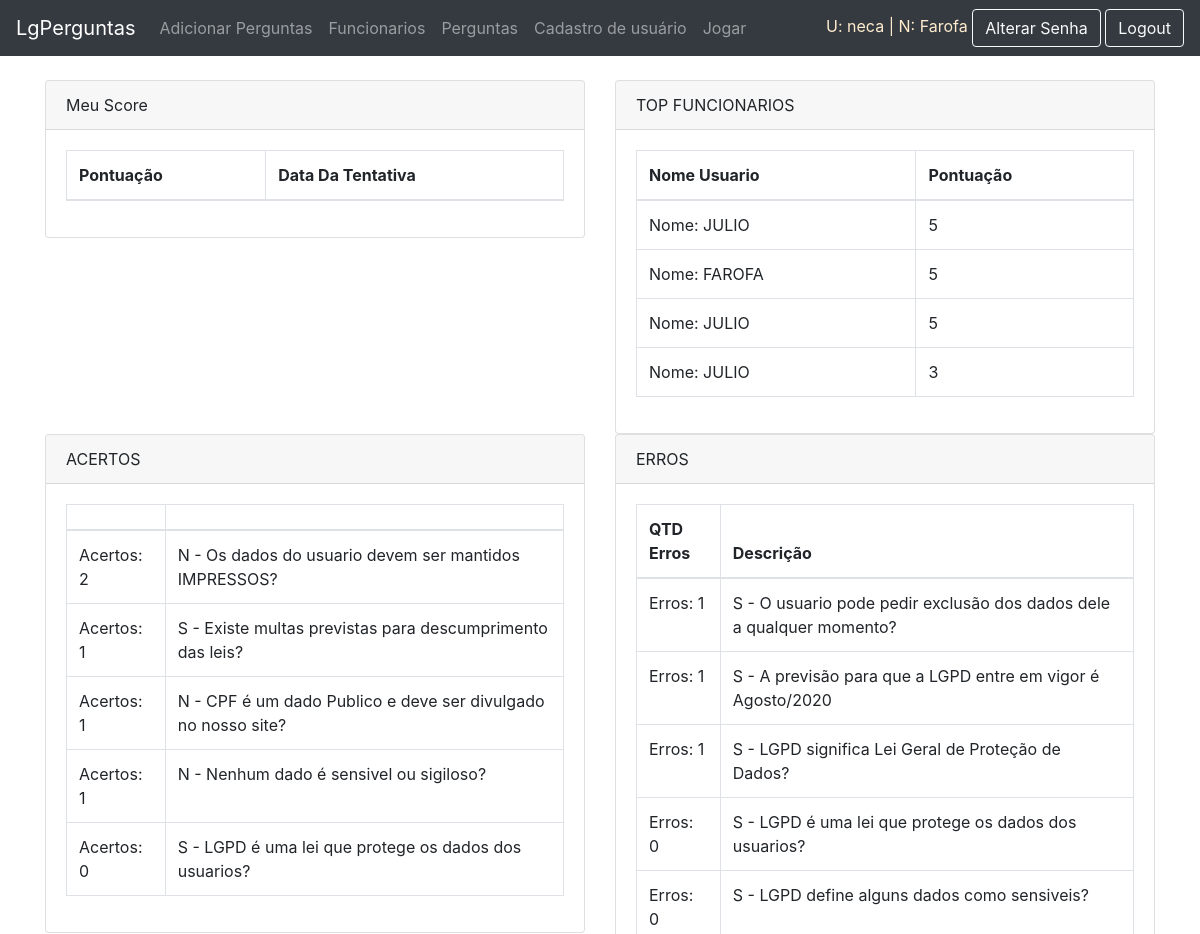
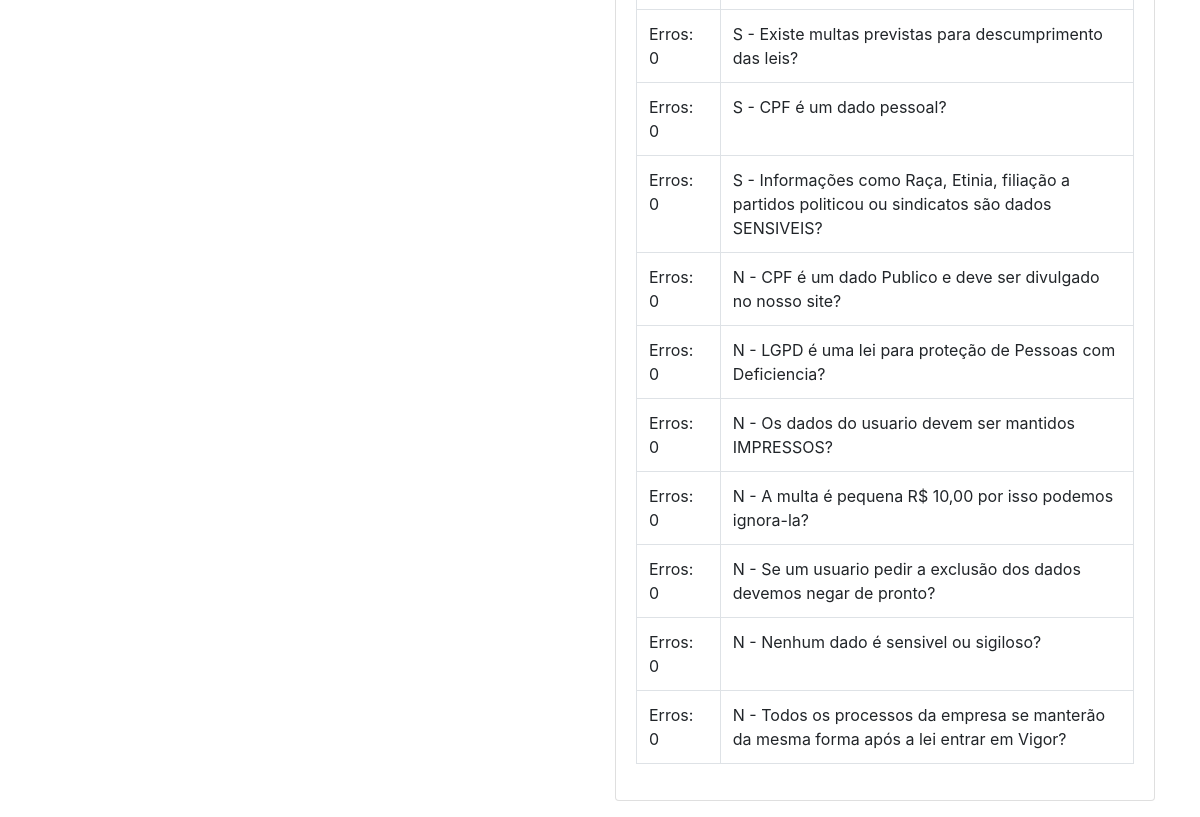
The app's page / (signed in) with its own data (2 pictures, top to bottom).
### app/models.py (models this page shows)
class AuthUser(models.Model):
    password = models.CharField(max_length=128)
    last_login = models.DateTimeField(blank=True, null=True)
    is_superuser = models.BooleanField()
    username = models.CharField(unique=True, max_length=150)
    first_name = models.CharField(max_length=128)
    email = models.CharField(max_length=254)
    is_staff = models.BooleanField()
    is_active = models.BooleanField()
    date_joined = models.DateTimeField(auto_now=True)
    last_name = models.CharField(max_length=150)
    class Meta:
        managed = False
        db_table = 'auth_user'

class Jogo(models.Model):
    jogador = models.IntegerField()
    nome_jogador = models.CharField(max_length=254, default="test")
    usuario = models.ForeignKey(AuthUser, models.DO_NOTHING,related_name="ex4")
    empresa = models.ForeignKey(AuthUser, models.DO_NOTHING,related_name="ex5")
    pontuacao = models.IntegerField()
    data_jogo = models.DateTimeField(auto_now=True)

class PerguntaSimples (models.Model):
    empresa = models.ForeignKey(AuthUser, models.DO_NOTHING)
    descricao = models.CharField(max_length=254)
    resposta =  models.BooleanField()
    acertos = models.IntegerField(default = 0)
    erros = models.IntegerField(default = 0)

### app/views.py (the view, shortened to what this page needs)
# urls.py: 2. Add a URL to urlpatterns:  path('', views.home, name='home')
@login_required(login_url='/login/')
def home(request):
    data = {}
    try:
        data['usuarios']= AuthUser.objects.filter(id=request.user.id)
        usuario = AuthUser.objects.get(id=request.user.id)
    except:
        None
    if request.user.is_superuser and request.user.is_staff:
        try:
            data['acertos']= PerguntaSimples.objects.filter(empresa = usuario).order_by('-acertos')[:5]
            data['erros']=PerguntaSimples.objects.filter(empresa = usuario).order_by('-erros')
            data['melhores']=Jogo.objects.filter(empresa = usuario).order_by('-pontuacao')[:5]
        except:
            None
    try:
        data['score']=Jogo.objects.filter(usuario=usuario).order_by('-pontuacao')
    except:
            None
    return render(request, 'home.html',data)

### app/templates/home.html (shortened to what this page needs)
{% extends 'template.html' %}
{% block content %}
<div class="container" style="margin-top: 10vh;">
	<div class="row">
		<div class="col-md-12 box-container">
			<form action="">
				<div class="form-group">
					<div class="row">
						<div class="col-md-6">
							<div class="card">
								<div class="card-header">
									Meu Score
								</div>
								<div class="card-body">
									<table data-toggle="table" class="table table-bordered">
										<thead>
											<tr>
												<th>Pontuação</th>
												<th>Data Da Tentativa</th>
											</tr>
										</thead>
									</table>
								</div>
							</div>
						</div>
					{% if user.is_staff%}
						<div class="col-md-6">
							<div class="card">
								<div class="card-header">
									TOP FUNCIONARIOS
								</div>
								<div class="card-body">
									<table data-toggle="table" class="table table-bordered">
										<thead>
											<tr>
												<th>Nome Usuario</th>
                                                <th>Pontuação</th>
											</tr>
										</thead>
										<tbody>
											{% for item in melhores %}
											<tr>
												<td>
													Nome: {{item.usuario.first_name}}
												</td>
												<td>
													{{item.pontuacao}}
												</td>
											</tr>
											{% endfor %}
										</tbody>
									</table>
								</div>
							</div>
						</div>
					</div>
					<div class="row">
						<div class="col-md-6">
							<div class="card">
								<div class="card-header">
									ACERTOS
								</div>
								<div class="card-body">
									<table data-toggle="table" class="table table-bordered">
										<thead>
											<tr>
												<th></th>
												<th></th>
											</tr>
										</thead>
										<tbody>
											{% for item in acertos %}
											<tr>
												<td>Acertos: {{item.acertos}}</td>
												<td>{{item.descricao}}</td>
											</tr>
											{% endfor %}
										</tbody>
									</table>
								</div>
							</div>
						</div>
						<div class="col-md-6">
							<div class="card">
								<div class="card-header">
                                    ERROS
                                </div>
								<div class="card-body">
									<table data-toggle="table" class="table table-bordered">
										<thead>
											<tr>
												<th>QTD Erros</th>
												<th>Descrição</th>
											</tr>
										</thead>
										<tbody>
											{% for item in erros %}
											<tr>
												<td>Erros: {{item.erros}} </td>
												<td>{{item.descricao}}</td>
											</tr>
											{% endfor %}
										</tbody>
									</table>
								</div>
							</div>
						</div>
					</div>
					{%endif%}
				</div>
			</form>
		</div>
	</div>
</div>
{% endblock %}

### app/templates/template.html (shortened to what this page needs)
<!doctype html>
<html lang="en">
  <head>
    <link rel="stylesheet" href="https://stackpath.bootstrapcdn.com/bootstrap/4.4.1/css/bootstrap.min.css">
    <link rel="stylesheet" href="https://unpkg.com/bootstrap-table@1.16.0/dist/bootstrap-table.min.css">
  </head>
  <body>
    <nav class="navbar navbar-expand-lg navbar-dark bg-dark mb-3  fixed-top">
  <a class="navbar-brand" href="/">LgPerguntas</a>
  <div class="collapse navbar-collapse" id="navbarSupportedContent">
    <ul class="navbar-nav mr-auto">
      {% if user.is_authenticated %}
        {% if user.is_superuser %}
      <li class="nav-item dropdown">
        <a class="nav-link" href="/perguntas/cadastrar">Adicionar Perguntas</a>
      </li>
        {%endif%}
      {% if user.is_superuser or user.is_staff %}
      <li>
        <a class="nav-link" href="/funcionarios/">Funcionarios</a>
      </li>
      <li>
        <a class="nav-link" href="/perguntas/">Perguntas</a>
      </li>
      <li>
        <a class="nav-link" href="/registro/">Cadastro de usuário</a>
      </li>
      {%endif%}
      <li class="nav-item">
        <a class="nav-link" href="/jogo">Jogar</a>
      </li>
      {% endif %}
    </ul>
      <div class="ml-auto">
        {% if user.is_authenticated %}
        {% for item in usuarios%}
          <h7 style="color: blanchedalmond;">U: {{item.username}} | N: {{item.first_name}}</h7>
        {%endfor%}
        <a class="btn btn-outline-light" href="/altsenha/">Alterar Senha</a>
        <a class="btn btn-outline-light" href="/logout/">Logout</a>
      </div>
    {% endif %}
  </div>
</nav>
    {% block content%}
    {% endblock %}
  </body>
</html>

### records on screen
Jogo: usuario.first_name "JULIO", pontuacao "5"
Jogo: usuario.first_name "FAROFA", pontuacao "5"
Jogo: usuario.first_name "JULIO", pontuacao "5"
Jogo: usuario.first_name "JULIO", pontuacao "3"
PerguntaSimples: acertos "2", descricao "N - Os dados do usuario devem ser mantidos IMPRESSOS?", erros "0"
PerguntaSimples: acertos "1", descricao "S - Existe multas previstas para descumprimento das leis?", erros "0"
PerguntaSimples: acertos "1", descricao "N - CPF é um dado Publico e deve ser divulgado no nosso site?", erros "0"
PerguntaSimples: acertos "1", descricao "N - Nenhum dado é sensivel ou sigiloso?", erros "0"
PerguntaSimples: acertos "0", descricao "S - LGPD é uma lei que protege os dados dos usuarios?", erros "0"
PerguntaSimples: erros "1", descricao "S - O usuario pode pedir exclusão dos dados dele a qualquer momento?"
PerguntaSimples: erros "1", descricao "S - A previsão para que a LGPD entre em vigor é Agosto/2020"
PerguntaSimples: erros "1", descricao "S - LGPD significa Lei Geral de Proteção de Dados?"
PerguntaSimples: erros "0", descricao "S - LGPD define alguns dados como sensiveis?"
PerguntaSimples: erros "0", descricao "S - CPF é um dado pessoal?"
PerguntaSimples: erros "0", descricao "S - Informações como Raça, Etinia, filiação a partidos politicou ou sindicatos são dados SENSIVEIS?"
PerguntaSimples: erros "0", descricao "N - LGPD é uma lei para proteção de Pessoas com Deficiencia?"
PerguntaSimples: erros "0", descricao "N - A multa é pequena R$ 10,00 por isso podemos ignora-la?"
PerguntaSimples: erros "0", descricao "N - Se um usuario pedir a exclusão dos dados devemos negar de pronto?"
PerguntaSimples: erros "0", descricao "N - Todos os processos da empresa se manterão da mesma forma após a lei entrar em Vigor?"

### other values on screen
{{ item.username }} "neca"
{{ item.first_name }} "Farofa"
